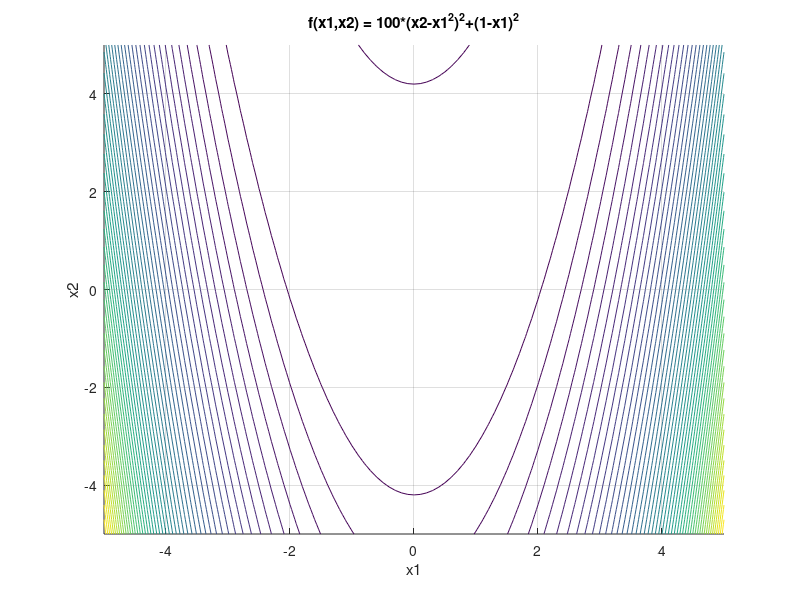

Here is the MATLAB script that generated this plot: (Note: this script raises an error after producing the figure.)
% Variáveis de projeto em pontos de malha
x = -5:0.1:5.0;
y = -5.0:0.1:5.0;
[x1, x2] = meshgrid(x,y);
% Funcao 1
f1_mesh = (x1-2).^4+(x1-2*x2).^2;
name1 = 'f(x1,x2) = (x1-2)^4+(x1-2*x2)^2';
% Funcao 2
f2_mesh = 100*(x2-x1.^2).^2+(1-x1).^2;
name2 = 'f(x1,x2) = 100*(x2-x1^2)^2+(1-x1)^2';
% Funcao 7
f7_mesh = 0.1*(12+x1.^2+(1+x2.^2)./x1.^2+(x1.^2 .*x2.^2+100)./(x1.^4 .*x2.^4));
name7 = 'f(x1,x2) = 0.1*(12+x1^2+(1+x2^2)/x1^2+(x1^2*x2^2+100)/(x1^4*x2^4))';
% Funcao 8
f8_mesh = (x1.^2+x2.^2+x1.*x2).^2+sin(x1).^2+cos(x2).^2;
name8 = 'f(x1,x2) = (x1^2+x2^2+x1*x2)^2+sin(x1)^2+cos(x2)^2';
% Funcao 9
f9_mesh = 1.41*x1.^4-12.76*x1.^3+39.91*x1.^2-51.93*x1+24.37+(x2-3.9).^2;
name9 = 'f(x1,x2) = 1.41*x1^4-12.76*x1^3+39.91*x1^2-51.93*x1+24.37+(x2-3.9)^2';
% Criar um gráfico de contorno
fig = figure();
grid; hold on;
%lines = 0:25:200;
%CS = contour(x1,x2,f9,lines);
%v1 = [0.01,0.5,2.5,10,15,25,35,50,100,200];
%[C, h] = contour(x1,x2,f9,v1);
v2 = 50;
CS = contour(x1,x2,f2_mesh,v2);
%clabel(CS, 'FontSize', 2)
%clabel(C,h);
title(name2)
xlabel('x1')
ylabel('x2')
% Gradient Method
%tic
% Exemplo: [k, xmin, fval, hist] = gradient_method(f,df,x0,tol,nmax)
%[k, xmin, fval, hist] = gradient_method(f1,df1,f1x1,10e-4,1000);
%toc
% Newton Method
%tic
% Exemplo: [k, xmin, fval, hist] = newton_method(f,df,H,x0,tol,nmax);
%[k, xmin, fval, hist] = newton_method(f1,df1,H1,f1x1,10e-4,1000);
%toc
% Quasi-Newton Method
%tic
% Exemplo: [k, xmin, fval, hist] = quasi_newton_method(f,df,H,x0,tol,nmax);
%[k,xmin,fval,hist] = quasi_newton_method(f1,df1,H1,f1x1,10e-4,1000);
%toc
% Conjugate Gradient Method (Método de Fletcher-Reeves)
%tic
% Exemplo: [k, xmin, fval, hist] = conjugate_gradient_method(f,df,x0,tol,nmax);
%[k,xmin,fval,hist] = conjugate_gradient_method(f1,df1,f1x1,10e-4,1000);
%tic
% Conjugate Gradient Method (Método de Polak-Ribière)
%tic
% Exemplo: [k, xmin, fval, hist] = conjugate_gradient_method1(f,df,x0,tol,nmax);
[k,xmin,fval,hist] = conjugate_gradient_method1(f2,df2,f2x1,10e-4,1000);
%tic
% Trust Region Method
%tic
% Exemplo: [k, xmin, fval, hist] = trust_region_method(f,df,x0,H,delta0,eta,tol,nmax);
%[k,xmin,fval,hist,rhok] = trust_region_method(f1,df1,f1x1,H1,1,0.1250,10e-4,1000);
%toc
% Grafico das k iteracoes de x
%plot(hist(:,1), hist(:,2), 'm-d',...
%    'LineWidth', 1.5,...
%    'MarkerEdgeColor', 'b',...
%    'MarkerEdgeColor', 'b');
% Grafico das k iteracoes de x
%pkg load geometry;
%drawCircle(hist(1,:),hist(2,:),rhok);  
plot(hist(1,:), hist(2,:), 'm-d',...
    'LineWidth', 1.5,...
    'MarkerEdgeColor', 'b',...
    'MarkerEdgeColor', 'b');

% Salva a figura como PNG
%saveas(fig,'contour','png')